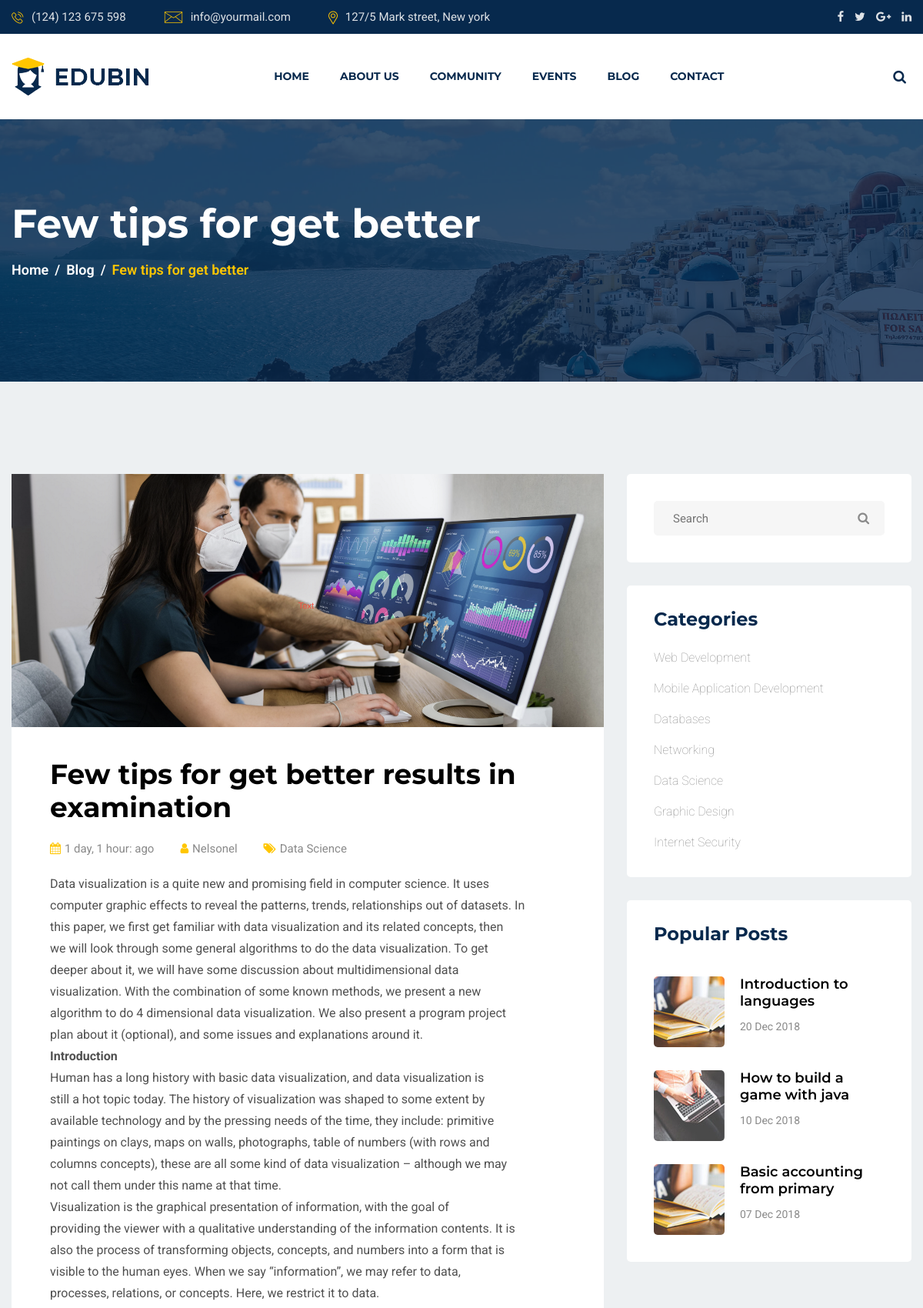
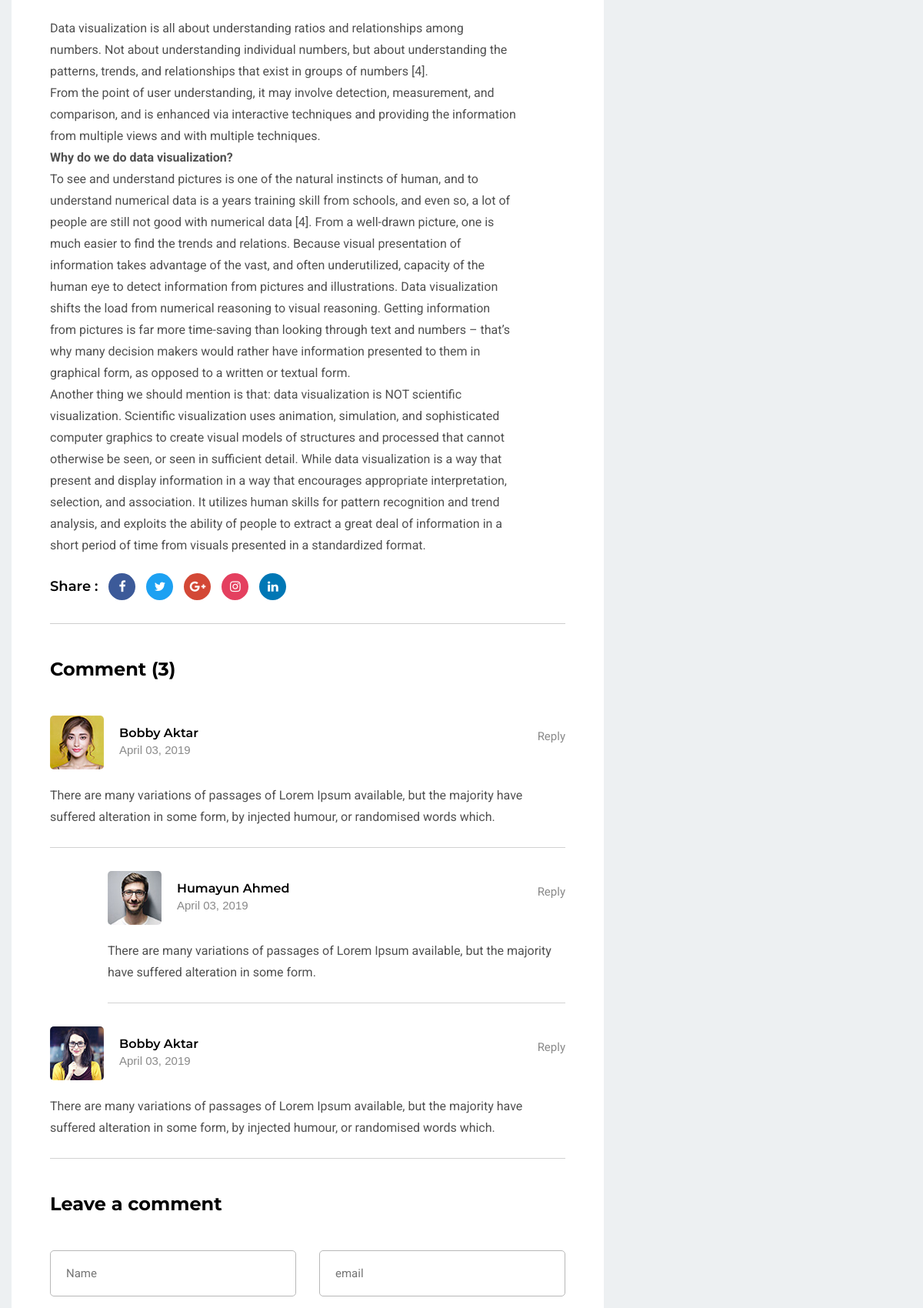
Page /blogSingle/1/ (upper part) on the committed database (2 pictures, top to bottom).
### base/models.py (models this page shows, shortened)
class Blog(models.Model):
    host = models.ForeignKey(User, on_delete=models.SET_NULL, null=True)
    category = models.ForeignKey(
        Category, on_delete=models.SET_NULL, null=True)
    title = models.CharField(max_length=200)
    body = models.TextField(null=True, blank=True)
    image = models.ImageField(upload_to='image', null=True)
    updated = models.DateTimeField(auto_now=True)
    created = models.DateTimeField(auto_now_add=True)
    class Meta:
        ordering = ['-updated', '-created']

class Category(models.Model):
    name = models.CharField(max_length=200)
    def __str__(self):
        return self.name

### base/views.py (the view)
# urls.py: path('blogSingle/<int:pk>/', views.blogSingle, name='blogSingle'),
def blogSingle(request, pk):
    blog = Blog.objects.get(id=pk)
    topics = Category.objects.all()
    context = {'blog': blog, 'topics': topics}
    return render(request, 'base/blogSingle.html', context)

### base/templates/base/blogSingle.html (shortened to what this page needs)
{% extends 'main.html' %}
{% block content %}
{% load static %}
<section id="page-banner" class="pt-105 pb-130 bg_cover" data-overlay="8" style="background-image: url({% static 'images/page-banner-4.jpg' %})">
    <div class="container">
        <div class="row">
            <div class="col-lg-12">
                <div class="page-banner-cont">
                    <h2>Few tips for get better</h2>
                    <nav aria-label="breadcrumb">
                        <ol class="breadcrumb">
                            <li class="breadcrumb-item"><a href="#">Home</a></li>
                            <li class="breadcrumb-item"><a href="#">Blog</a></li>
                            <li class="breadcrumb-item active" aria-current="page">Few tips for get better</li>
                        </ol>
                    </nav>
                </div>
            </div>
        </div>
    </div>
</section>
<section id="blog-singel" class="pt-90 pb-120 gray-bg">
    <div class="container">
       <div class="row">
          <div class="col-lg-8">
              <div class="blog-details mt-30">
                  <div class="thum">
                      <img src="{{blog.image.url}}" alt="Blog Details">
                  </div>
                  <div class="cont">
                      <h3>Few tips for get better results in examination</h3>
                      <ul>
                           <li><a href="#"><i class="fa fa-calendar"></i>{{blog.created | timesince}}: ago</a></li>
                           <li><a href="#"><i class="fa fa-user"></i>{{blog.host}}</a></li>
                           <li><a href="#"><i class="fa fa-tags"></i>{{blog.category}}</a></li>
                       </ul>
                       <p>
                        {% autoescape off %}
                        {{blog.body |urlize|linebreaksbr }}
                        {% endautoescape %}
                       </p>
                       <ul class="share">
                           <li class="title">Share :</li>
                           <li><a href="#"><i class="fa fa-facebook-f"></i></a></li>
                           <li><a href="#"><i class="fa fa-twitter"></i></a></li>
                           <li><a href="#"><i class="fa fa-google-plus"></i></a></li>
                           <li><a href="#"><i class="fa fa-instagram"></i></a></li>
                           <li><a href="#"><i class="fa fa-linkedin"></i></a></li>
                       </ul>
                       <div class="blog-comment pt-45">
                           <div class="title pb-15">
                               <h3>Comment (3)</h3>
                           </div>
                           <ul>
                               <li>
                                   <div class="comment">
                                       <div class="comment-author">
                                            <div class="author-thum">
                                                <img src="{% static 'images/review/r-1.jpg' %}" alt="Reviews">
                                            </div>
                                            <div class="comment-name">
                                                <h6>Bobby Aktar</h6>
                                                <span>April 03, 2019</span>
                                            </div>
                                        </div>
                                        <div class="comment-description pt-20">
                                            <p>There are many variations of passages of Lorem Ipsum available, but the majority have suffered alteration in some form, by injected humour, or randomised words which.</p>
                                        </div>
                                        <div class="comment-replay">
                                            <a href="#">Reply</a>
                                        </div>
                                    </div>
                                    <ul class="replay">
                                       <li>
                                           <div class="comment">
                                               <div class="comment-author">
                                                    <div class="author-thum">
                                                        <img src="{% static 'images/review/r-2.jpg' %}" alt="Reviews">
                                                    </div>
                                                    <div class="comment-name">
                                                        <h6>Humayun Ahmed</h6>
                                                        <span>April 03, 2019</span>
                                                    </div>
                                                </div>
                                                <div class="comment-description pt-20">
                                                    <p>There are many variations of passages of Lorem Ipsum available, but the majority have suffered alteration in some form.</p>
                                                </div>
                                                <div class="comment-replay">
                                                    <a href="#">Reply</a>
                                                </div>
                                            </div>
                                       </li>
                                   </ul>
                               </li>
                               <li>
                                   <div class="comment">
                                       <div class="comment-author">
                                            <div class="author-thum">
                                                <img src="{% static 'images/review/r-3.jpg' %}" alt="Reviews">
                                            </div>
                                            <div class="comment-name">
                                                <h6>Bobby Aktar</h6>
                                                <span>April 03, 2019</span>
                                            </div>
                                        </div>
                                        <div class="comment-description pt-20">
                                            <p>There are many variations of passages of Lorem Ipsum available, but the majority have suffered alteration in some form, by injected humour, or randomised words which.</p>
                                        </div>
                                        <div class="comment-replay">
                                            <a href="#">Reply</a>
                                        </div>
                                    </div>
                               </li>
                           </ul>
                           <div class="title pt-45 pb-25">
                               <h3>Leave a comment</h3>
                           </div>
                           <div class="comment-form">
                               <form action="#">
                                   <div class="row">
                                       <div class="col-md-6">
                                           <div class="form-singel">
                                               <input type="text" placeholder="Name">
                                           </div>
                                       </div>
                                       <div class="col-md-6">
                                           <div class="form-singel">
                                               <input type="email" placeholder="email">
                                           </div>
                                       </div>
                                       <div class="col-md-12">
                                       </div>
                                   </div>
                               </form>
                           </div>
                       </div>
                  </div>
              </div>
          </div>
           <div class="col-lg-4">
               <div class="saidbar">
                   <div class="row">
                       <div class="col-lg-12 col-md-6">
                           <div class="saidbar-search mt-30">
                               <form action="#">
                                   <input type="text" placeholder="Search">
                                   <button type="button"><i class="fa fa-search"></i></button>
                               </form>
                           </div>
                           <div class="categories mt-30">
                               <h4>Categories</h4>
                               <ul>
                                {% for cat in topics %}
                                   <li><a href="#">{{cat.name}}</a></li>
                                {% endfor %}
                               </ul>
                           </div>
                       </div>
                       <div class="col-lg-12 col-md-6">
                           <div class="saidbar-post mt-30">
                               <h4>Popular Posts</h4>
                               <ul>
                                   <li>
                                        <a href="#">
                                            <div class="singel-post">
                                               <div class="thum">
                                                   <img src="{% static 'images/blog/blog-post/bp-1.jpg' %}" alt="Blog">
                                               </div>
                                               <div class="cont">
                                                   <h6>Introduction to languages</h6>
                                                   <span>20 Dec 2018</span>
                                               </div>
                                           </div>
                                        </a>
                                   </li>
                                   <li>
                                        <a href="#">
                                            <div class="singel-post">
                                               <div class="thum">
                                                   <img src="{% static 'images/blog/blog-post/bp-2.jpg' %}" alt="Blog">
                                               </div>
                                               <div class="cont">
                                                   <h6>How to build a game with java</h6>
                                                   <span>10 Dec 2018</span>
                                               </div>
                                           </div>
                                        </a>
                                   </li>
                                   <li>
                                        <a href="#">
                                            <div class="singel-post">
                                               <div class="thum">
                                                   <img src="{% static 'images/blog/blog-post/bp-1.jpg' %}" alt="Blog">
                                               </div>
                                               <div class="cont">
                                                   <h6>Basic accounting from primary</h6>
                                                   <span>07 Dec 2018</span>
                                               </div>
                                           </div>
                                        </a>
                                   </li>
                               </ul>
                           </div>
                       </div>
                   </div>
               </div>
           </div>
       </div>
    </div>
</section>
{% endblock %}

### assets/css/default.css (style rules this page uses)
.mt-30 { margin-top: 30px; }
.pt-20 { padding-top: 20px; }
.pt-45 { padding-top: 45px; }
.pt-90 { padding-top: 90px; }
.pt-105 { padding-top: 105px; }
.pb-15 { padding-bottom: 15px; }
.pb-25 { padding-bottom: 25px; }
.pb-120 { padding-bottom: 120px; }
.pb-130 { padding-bottom: 130px; }
.gray-bg { background: #edf0f2; }
[data-overlay] { position: relative; }
[data-overlay]::before { background: #07294d none repeat scroll 0 0; content: ""; height: 100%; left: 0; position: absolute; top: 0; width: 100%; z-index: 1; }
[data-overlay="8"]::before { opacity: 0.8; }

### rows in the picture
Blog: image (picture), created "1 day, 1 hour", host "Nelsonel", category "Data Science", body "Data visualization is a quite new and promising field in computer science. It uses computer graphic effects to reveal the patterns, trends, relationships out of datasets. In this paper, we first get familiar with data visualization and its related concepts, then we will look through some general algorithms to do the data visualization. To get deeper about it, we will have some discussion about multidimensional data visualization. With the combination of some known methods, we present a new algorithm to do 4 dimensional data visualization. We also present a program project plan about it (optional), and some issues and explanations around it. Introduction Human has a long history with basic…"
Category: name "Web Development"
Category: name "Mobile Application Development"
Category: name "Databases"
Category: name "Networking"
Category: name "Data Science"
Category: name "Graphic Design"
Category: name "Internet Security"
